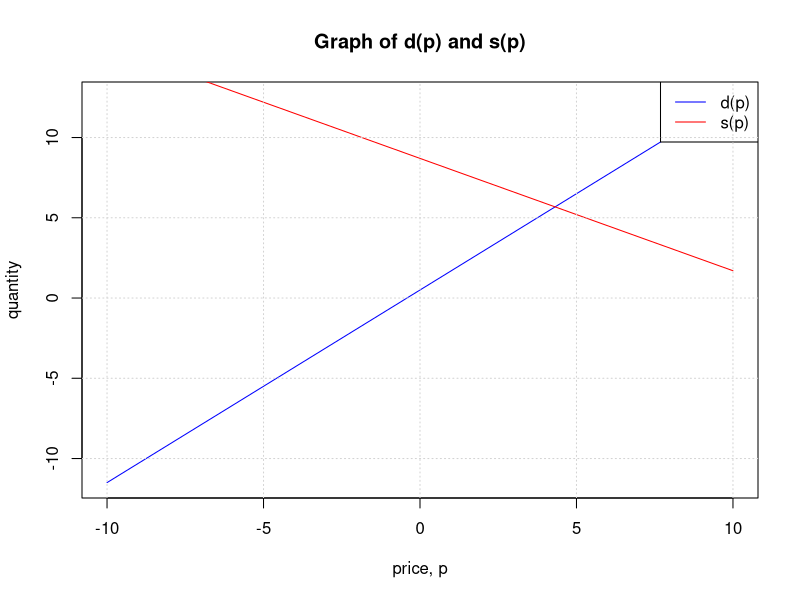

The R source for this figure:
## ---- chunk 1
# Create a sequence of x-values
x <- seq(-10, 10, length.out = 100)

# Calculate y-values for each function
y_f <- 0.5 + 1.2 * x
y_g <- 8.7 - 0.7 * x

# Create the plot
plot(x, y_f, type = "l", col = "blue", xlab = "price, p", ylab = "quantity", main = "Graph of d(p) and s(p)")
lines(x, y_g, col = "red")
legend("topright", legend = c("d(p)", "s(p)"), col = c("blue", "red"), lty = 1)
grid()
